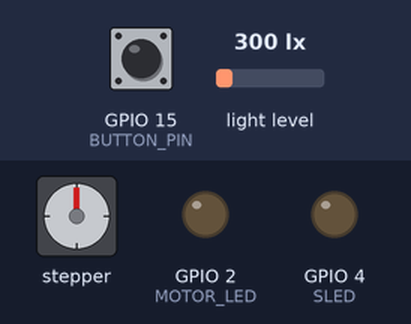
This sketch was run on a simulated ESP32. Parts: stepper motor, output pins drawn as LEDs (lit = HIGH). Wiring (inferred from the names in the program): stepper motor (200 steps per turn assumed): coils GPIO 32, GPIO 33, GPIO 25, GPIO 26. Dashed ring = blinking. The test bench sets the inputs (shaded band); at power-on: GPIO 15 (BUTTON_PIN) HIGH, light level 300 lx. Pins used as bus, display or sensor lines are not drawn; what the sketch prints to the serial monitor is not drawn.

Above: at 1.2 s.
1.3 s: GPIO 15 (BUTTON_PIN) pulled LOW for 0.15 s
At 1.76 s:
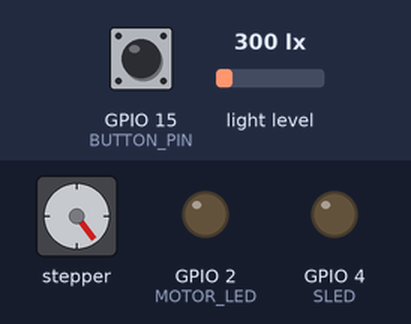
4.3 s: GPIO 15 (BUTTON_PIN) pulled LOW for 1 s
At 5.2 s:
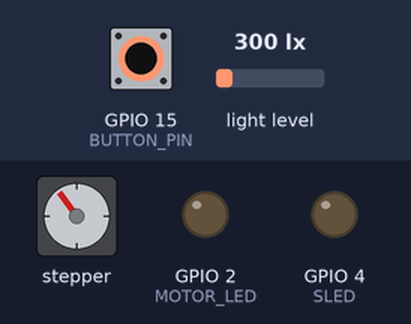
6.8 s: GPIO 15 (BUTTON_PIN) pulled LOW for 0.15 s
At 12.07 s:
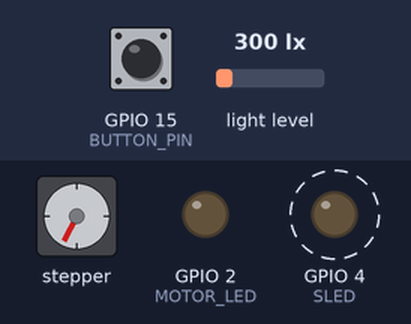
Timing chart, 0 to 60.3 s (numbered marks = the images above; inputs shaded):
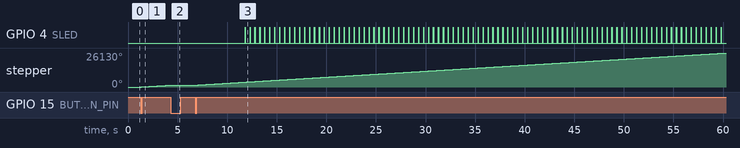

Measured:
- after the input at 1.3 s, stepper: keeps turning clockwise at about 470°/s, starting at once
- after the input at 4.3 s, GPIO 4 (SLED): stays LOW (without the input it goes to HIGH after 2.0 s)
- after the input at 6.8 s, GPIO 4 (SLED): alternates HIGH for 0.01 s and LOW for 0.49 s, starting after 5.0 s; stepper: keeps turning clockwise at about 462°/s, starting at once

The sketch:

Button_Motor_TSL.ino
```cpp
#include <Wire.h>
#include <Adafruit_Sensor.h>
#include "Adafruit_TSL2591.h"
#include <math.h>

// --- Pins ---
#define SLED 4
#define MOTOR_LED 2
#define IN1 32
#define IN2 33
#define IN3 25
#define IN4 26
#define BUTTON_PIN 15

bool systemStarted = false;
bool buttonPreviouslyPressed = false;

void stopStepper(); // function prototype


// --- Stepper Motor ---
const int steps[8][4] = {
  {1, 0, 0, 0},
  {1, 1, 0, 0},
  {0, 1, 0, 0},
  {0, 1, 1, 0},
  {0, 0, 1, 0},
  {0, 0, 1, 1},
  {0, 0, 0, 1},
  {1, 0, 0, 1}
};
int stepIndex = 0;
const int stepDelayMicros = 900;
volatile bool motorRunning = false;
volatile bool motorPermanentlyStopped = false;

// --- Sensor ---
Adafruit_TSL2591 tsl = Adafruit_TSL2591(2591);
const float EMA_ALPHA = 0.6;
float emaLux = 0;
float adaptiveThreshold = 0;
const float THRESHOLD_OFFSET = 30;

const int windowSize = 10;
float luxWindow[windowSize];
int luxIndex = 0;
int samplesCollected = 0;
float zThreshold = 2.0;

bool baselineReady = false;
unsigned long baselineStartTime;
const unsigned long warmupDuration = 5000;
unsigned long lastSensorCheck = 0;
const unsigned long sensorInterval = 500;

// --- Task Handle ---
TaskHandle_t stepperTaskHandle;

void setup() {
  Serial.begin(9600);

  pinMode(BUTTON_PIN, INPUT_PULLUP); // HIGH by default, LOW when pressed

  pinMode(SLED, OUTPUT);
  pinMode(MOTOR_LED, OUTPUT);
  digitalWrite(MOTOR_LED, LOW);

  pinMode(IN1, OUTPUT);
  pinMode(IN2, OUTPUT);
  pinMode(IN3, OUTPUT);
  pinMode(IN4, OUTPUT);

  tsl.setGain(TSL2591_GAIN_LOW);
  tsl.setTiming(TSL2591_INTEGRATIONTIME_100MS);

  baselineStartTime = millis();
  Serial.println("🚀 System Starting");

  // Launch stepper motor task on Core 0
  xTaskCreatePinnedToCore(
    stepperTask,       // Function to run
    "Stepper Task",    // Name
    10000,             // Stack size
    NULL,              // Parameters
    1,                 // Priority
    &stepperTaskHandle,// Task handle
    0                  // Core 0
  );
}

void handleButton() {
  static unsigned long lastDebounceTime = 0;
  const unsigned long debounceDelay = 200;

  bool buttonState = digitalRead(BUTTON_PIN) == LOW;

  if (buttonState && !buttonPreviouslyPressed && (millis() - lastDebounceTime > debounceDelay)) {
    lastDebounceTime = millis();

    // TOGGLE systemStarted state
    systemStarted = !systemStarted;

    if (systemStarted) {
      Serial.println("🟢 System Started.");
      motorRunning = true;
      motorPermanentlyStopped = false;
      baselineReady = false;
      samplesCollected = 0;
      luxIndex = 0;
      baselineStartTime = millis();
      digitalWrite(MOTOR_LED, LOW);
    } else {
      Serial.println("🔁 System Reset.");
      motorRunning = false;
      motorPermanentlyStopped = false;
      baselineReady = false;
      samplesCollected = 0;
      luxIndex = 0;
      digitalWrite(MOTOR_LED, LOW);
      stopStepper();
    }
  }

  // Update previous state
  buttonPreviouslyPressed = buttonState;
}


void loop() {

  handleButton();

  if (!systemStarted) {
    return; // Wait until button is pressed
  }

  unsigned long nowMillis = millis();

  // Wait for warm-up
  if (!baselineReady) {
    if (nowMillis - baselineStartTime >= warmupDuration) {
      baselineReady = true;
      Serial.println("✅ Baseline ready.");
    }
    return;
  }

  // Read sensor every 500ms
  if (nowMillis - lastSensorCheck >= sensorInterval) {
    lastSensorCheck = nowMillis;

    float currentLux = readLux();
    emaLux = EMA_ALPHA * currentLux + (1 - EMA_ALPHA) * emaLux;
    adaptiveThreshold = emaLux + THRESHOLD_OFFSET;

    luxWindow[luxIndex] = currentLux;
    luxIndex = (luxIndex + 1) % windowSize;

    if (samplesCollected < windowSize) {
      samplesCollected++;
      Serial.println("📊 Collecting lux window...");
      return;
    }

    float mean = calculateMean(luxWindow);
    float stdDev = calculateStdDev(luxWindow, mean);
    float zScore = (currentLux - mean) / stdDev;

    Serial.print("Lux: "); Serial.print(currentLux);
    Serial.print(" | EMA: "); Serial.print(emaLux);
    Serial.print(" | Threshold: "); Serial.print(adaptiveThreshold);
    Serial.print(" | Z-Score: "); Serial.println(zScore);

    if (!motorPermanentlyStopped && currentLux > adaptiveThreshold && abs(zScore) > zThreshold) {
      Serial.println("🔥 Fire detected! Motor permanently stopped.");
      digitalWrite(MOTOR_LED, HIGH);
      motorRunning = false;
      motorPermanentlyStopped = true;
    }
  }
}

// 🔁 Motor task running on Core 0
void stepperTask(void *parameter) {
  while (true) {
    if (motorRunning && !motorPermanentlyStopped) {
      digitalWrite(IN1, steps[stepIndex][0]);
      digitalWrite(IN2, steps[stepIndex][1]);
      digitalWrite(IN3, steps[stepIndex][2]);
      digitalWrite(IN4, steps[stepIndex][3]);
      stepIndex = (stepIndex + 1) % 8;
      delayMicroseconds(stepDelayMicros);  // actual step timing
    } else {
      // Stop motor
      digitalWrite(IN1, LOW);
      digitalWrite(IN2, LOW);
      digitalWrite(IN3, LOW);
      digitalWrite(IN4, LOW);

      // Give some delay to prevent watchdog timeout
      vTaskDelay(10 / portTICK_PERIOD_MS);  // 10ms delay
    }

    // 👇 Prevent watchdog timeout even during running
    vTaskDelay(1 / portTICK_PERIOD_MS);  // Yield to watchdog (1ms)
  }
}

void stopStepper() {
  digitalWrite(IN1, LOW);
  digitalWrite(IN2, LOW);
  digitalWrite(IN3, LOW);
  digitalWrite(IN4, LOW);
}


// 🔦 Lux sensor
float readLux() {
  digitalWrite(SLED, HIGH);
  delay(10);
  uint32_t lum = tsl.getFullLuminosity();
  uint16_t ir = lum >> 16;
  uint16_t full = lum & 0xFFFF;
  digitalWrite(SLED, LOW);
  return tsl.calculateLux(full, ir);
}

// 📊 Stats
float calculateMean(float data[]) {
  float sum = 0;
  for (int i = 0; i < windowSize; i++) sum += data[i];
  return sum / windowSize;
}

float calculateStdDev(float data[], float mean) {
  float sumSq = 0;
  for (int i = 0; i < windowSize; i++) {
    sumSq += pow(data[i] - mean, 2);
  }
  return sqrt(sumSq / windowSize);
}
```
